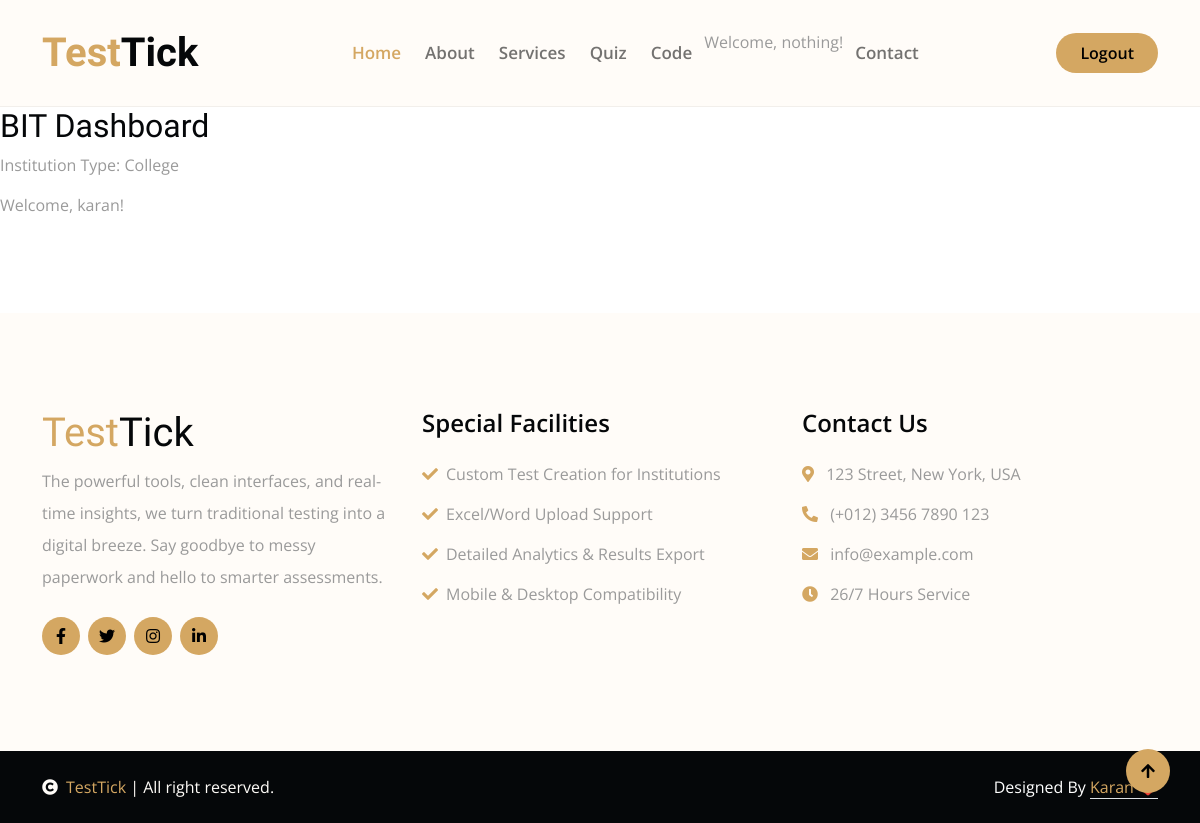
The app's page /dashboard/institution/ (signed in), older data.
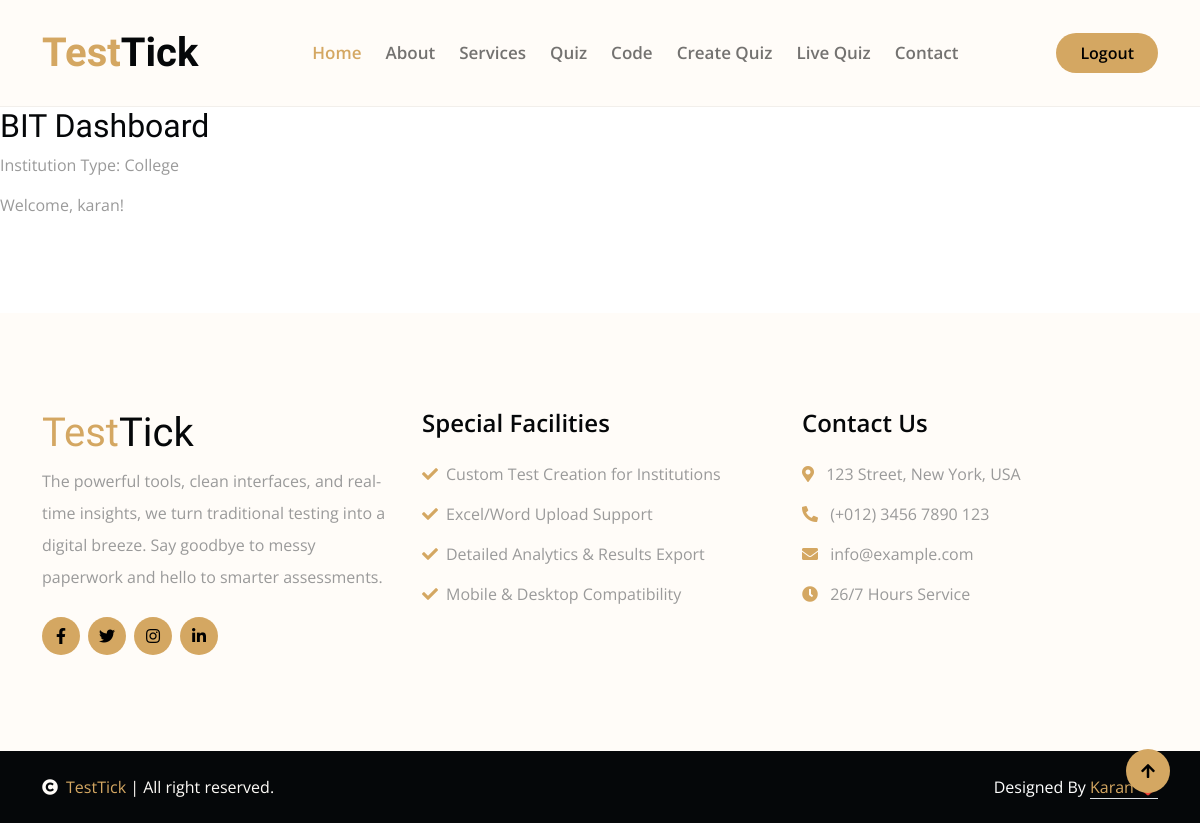
The same page, newer data.
### dashboard/views.py (the view)
# urls.py: path('institution/', institution_dashboard, name='institution_dashboard'),
@login_required
def institution_dashboard(request):
    institution = Institution.objects.filter(user=request.user).first()
    return render(request, 'dashboard/institution_dashboard.html', {'institution': institution})

### dashboard/templates/dashboard/institution_dashboard.html
{% extends 'base.html' %}
{% block content %}
  <h2>{{ institution.name }} Dashboard</h2>
  <p>Institution Type: {{ institution.get_institution_type_display }}</p>
  <p>Welcome, {{ user.username }}!</p>
{% endblock %}

Row changes from the older to the newer data that the page shows:
changed User "karan": role empty → "institution" (drawn)
Text that changed along with them:
text no longer shown: "Welcome, nothing!"
text now shown: "Create Quiz Live Quiz"
